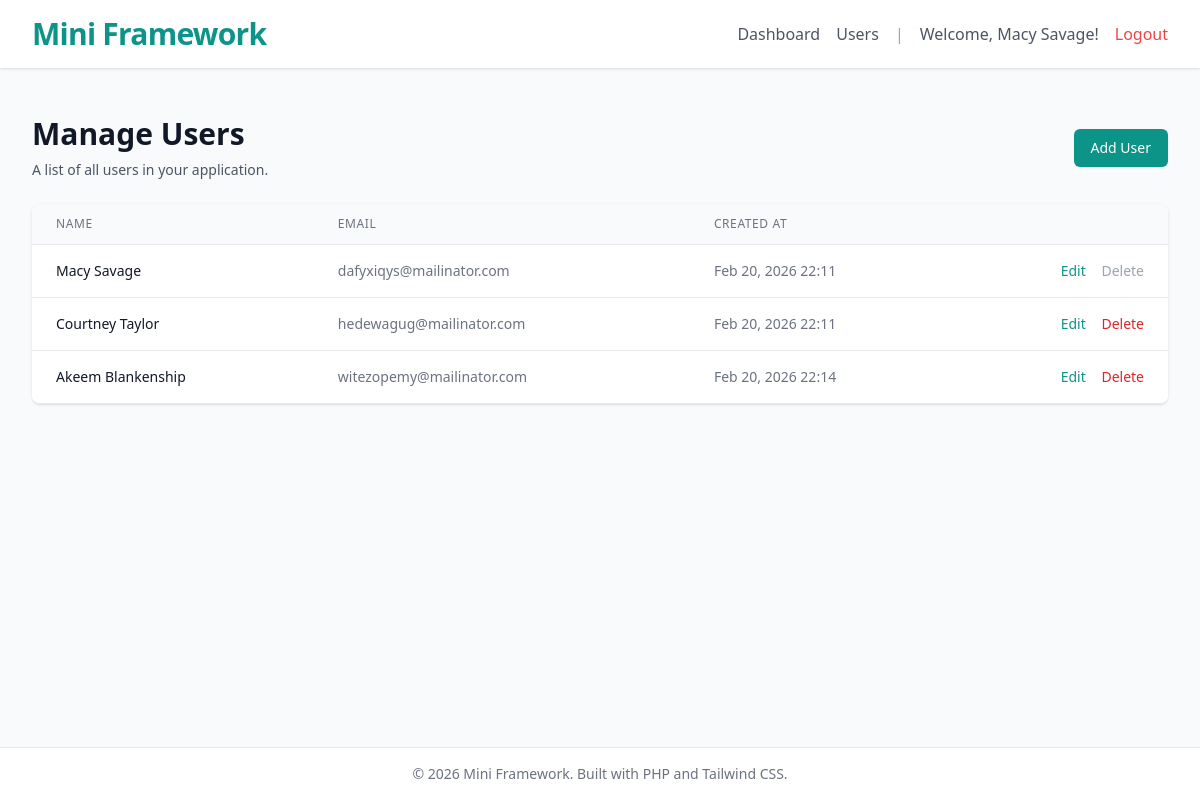
The page /users (signed in) on the database as committed earlier.
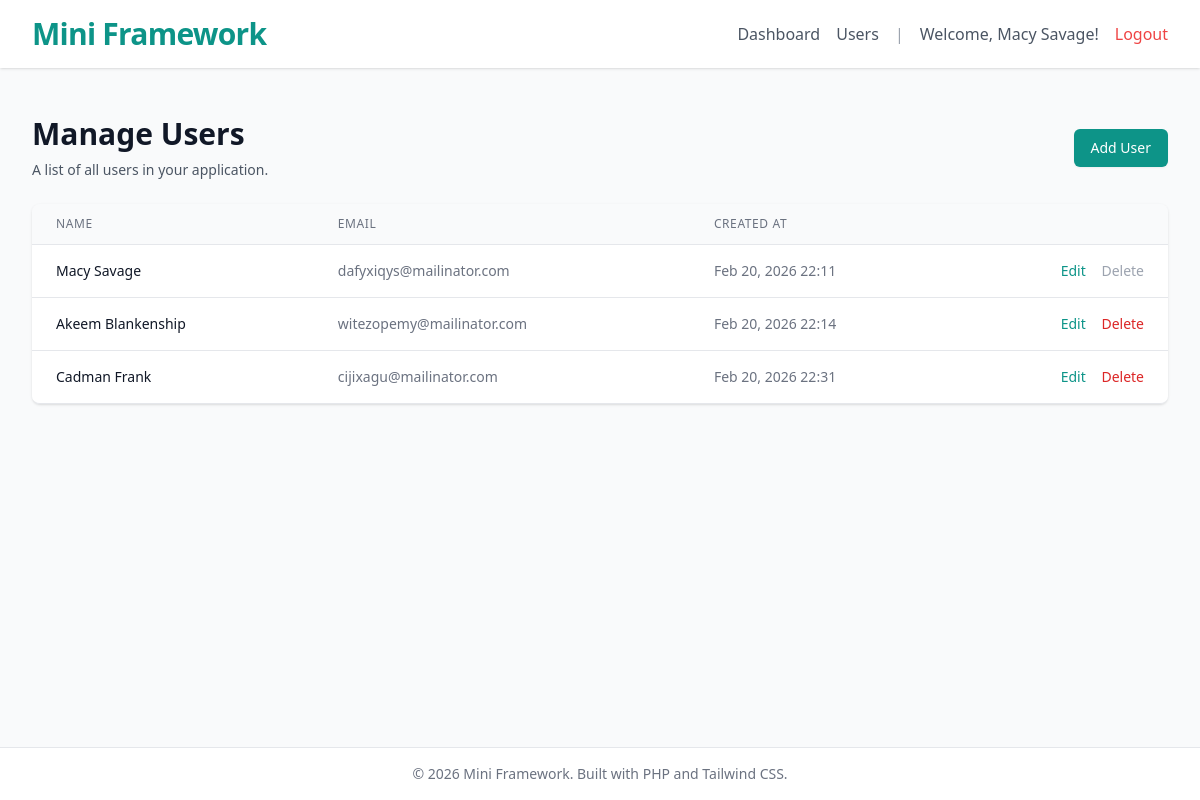
The same page on the database as committed later.
### tables this page shows
CREATE TABLE users (
        id INTEGER PRIMARY KEY AUTOINCREMENT,
        name TEXT NOT NULL,
        email TEXT UNIQUE NOT NULL,
        password TEXT NOT NULL,
        created_at DATETIME DEFAULT CURRENT_TIMESTAMP,
        updated_at DATETIME DEFAULT CURRENT_TIMESTAMP
    );

### app/Controllers/UserController.php (called while the page is built, shortened)
<?php
class UserController extends Controller
{
    private User $userModel;
    public function __construct()
    {
        $this->userModel = new User();
    }
    public function index()
    {
        $users = $this->userModel->all();
        $this->view('users/index', [
            'title' => 'Manage Users',
            'users' => $users
        ]);
    }
}

### public/index.php (called while the page is built, shortened)
<?php
$router = new Router();
$uri = parse_url($_SERVER['REQUEST_URI'])['path'];
$method = $_SERVER['REQUEST_METHOD'];
$router->dispatch($uri, $method);

### config/database.php (called while the page is built, shortened)
<?php
return [
    'connection' => 'sqlite',
    'host' => '127.0.0.1',
    'port' => '3306',
    'database' => __DIR__ . '/../database/database.sqlite',
    'username' => 'root',
    'password' => '',
    'options' => [
        PDO::ATTR_ERRMODE => PDO::ERRMODE_EXCEPTION,
        PDO::ATTR_DEFAULT_FETCH_MODE => PDO::FETCH_ASSOC,
        PDO::ATTR_EMULATE_PREPARES => false,
    ]
];

### app/Core/Database.php (called while the page is built, shortened)
<?php
class Database
{
    private static ?PDO $connection = null;
    public static function connect(): PDO
    {
        if (self::$connection === null) {
            $config = require __DIR__ . '/../../config/database.php';
            try {
                $dsn = $config['connection'] === 'sqlite'
                    ? "sqlite:{$config['database']}"
                    : "{$config['connection']}:host={$config['host']};port={$config['port']};dbname={$config['database']}";
                self::$connection = new PDO($dsn, $config['username'], $config['password'], $config['options']);
            } catch (PDOException $e) {
                die("Could not connect to the database. Please check your configuration. Error: " . $e->getMessage());
            }
        }
        return self::$connection;
    }
}

### app/Core/Model.php (called while the page is built, shortened)
<?php
abstract class Model
{
    protected ?PDO $db;
    protected string $table;
    public function __construct()
    {
        $this->db = Database::connect();
    }
    public function all(): array
    {
        $stmt = $this->db->prepare("SELECT * FROM {$this->table}");
        $stmt->execute();
        return $stmt->fetchAll(PDO::FETCH_ASSOC);
    }
}

### views/users/index.php (the view, shortened to what this page needs)
<div class="py-6 sm:px-0">
    <div class="mb-6 flex justify-between items-center">
        <div>
            <h2 class="text-3xl font-extrabold text-gray-900">Manage Users</h2>
            <p class="mt-2 text-sm text-gray-600">A list of all users in your application.</p>
        </div>
        <a href="/users/create" class="inline-flex items-center justify-center px-4 py-2 border border-transparent text-sm font-medium rounded-md shadow-sm text-white bg-primary hover:bg-secondary focus:outline-none focus:ring-2 focus:ring-offset-2 focus:ring-primary transition">
            Add User
        </a>
    </div>
    <div class="flex flex-col">
        <div class="-my-2 overflow-x-auto sm:-mx-6 lg:-mx-8">
            <div class="py-2 align-middle inline-block min-w-full sm:px-6 lg:px-8">
                <div class="shadow overflow-hidden border-b border-gray-200 sm:rounded-lg">
                    <table class="min-w-full divide-y divide-gray-200">
                        <thead class="bg-gray-50">
                            <tr>
                                <th scope="col" class="px-6 py-3 text-left text-xs font-medium text-gray-500 uppercase tracking-wider">
                                    Name
                                </th>
                                <th scope="col" class="px-6 py-3 text-left text-xs font-medium text-gray-500 uppercase tracking-wider">
                                    Email
                                </th>
                                <th scope="col" class="px-6 py-3 text-left text-xs font-medium text-gray-500 uppercase tracking-wider">
                                    Created At
                                </th>
                                <th scope="col" class="relative px-6 py-3">
                                </th>
                            </tr>
                        </thead>
                        <tbody class="bg-white divide-y divide-gray-200">
                            <?php foreach ($users as $user): ?>
                                <tr>
                                    <td class="px-6 py-4 whitespace-nowrap text-sm font-medium text-gray-900">
                                        <?= htmlspecialchars($user['name']) ?>
                                    </td>
                                    <td class="px-6 py-4 whitespace-nowrap text-sm text-gray-500">
                                        <?= htmlspecialchars($user['email']) ?>
                                    </td>
                                    <td class="px-6 py-4 whitespace-nowrap text-sm text-gray-500">
                                        <?= htmlspecialchars(date('M j, Y H:i', strtotime($user['created_at']))) ?>
                                    </td>
                                    <td class="px-6 py-4 whitespace-nowrap text-right text-sm font-medium">
                                        <a href="/users/<?= $user['id'] ?>/edit" class="text-primary hover:text-secondary mr-3 text-medium">Edit</a>
                                        <?php if ($user['id'] !== $_SESSION['user_id']): ?>
                                            <form action="/users/<?= $user['id'] ?>/delete" method="POST" class="inline" onsubmit="return confirm('Are you sure you want to delete this user?');">
                                                <button type="submit" class="text-red-600 hover:text-red-900 font-medium">Delete</button>
                                            </form>
                                        <?php else: ?>
                                            <span class="text-gray-400 cursor-not-allowed">Delete</span>
                                        <?php endif; ?>
                                    </td>
                                </tr>
                            <?php endforeach; ?>
                        </tbody>
                    </table>
                </div>
            </div>
        </div>
    </div>
</div>
<?php
$content = ob_get_clean();
require __DIR__ . '/../../views/layout.php';
?>

### app/Core/Router.php (shortened to what this page needs)
<?php
class Router
{
    private array $routes = [];
    private function addRoute(string $method, string $uri, array|callable $action): void
    {
        $this->routes[] = compact('method', 'uri', 'action');
    }
    public function dispatch(string $uri, string $requestMethod): mixed
    {
        foreach ($this->routes as $route) {
            $pattern = "#^" . $route['uri'] . "$#";
            if ($route['method'] === $requestMethod && preg_match($pattern, $uri, $matches)) {
                array_shift($matches);
                $action = $route['action'];
                if (is_array($action)) {
                    [$class, $method] = $action;
                    if (class_exists($class)) {
                        $controller = new $class();
                        if (method_exists($controller, $method)) {
                            return call_user_func_array([$controller, $method], $matches);
                        }
                    }
                }
            }
        }
        return $this->abort();
    }
}

### app/Core/Controller.php (shortened to what this page needs)
<?php
class Controller
{
    protected function view(string $name, array $data = []): void
    {
        extract($data);
        $viewPath = __DIR__ . "/../../views/{$name}.php";
        if (file_exists($viewPath)) {
            require $viewPath;
        } else {
            echo "View [{$name}] not found.";
        }
    }
}

### views/layout.php (shortened to what this page needs)
<!DOCTYPE html>
<html lang="en">
<head>
    <script src="https://cdn.tailwindcss.com"></script>
</head>
<body class="bg-gray-50 text-gray-800 font-sans antialiased">
    <div class="min-h-screen flex flex-col">
        <header class="bg-white shadow">
            <div class="max-w-7xl mx-auto py-4 px-4 sm:px-6 lg:px-8 flex justify-between items-center">
                <a href="/" class="text-3xl font-bold tracking-tight text-primary hover:text-secondary transition">Mini Framework</a>
                <nav class="flex space-x-4">
                    <?php if (isset($_SESSION['user_id'])): ?>
                        <a href="/dashboard" class="text-gray-600 hover:text-gray-900 font-medium self-center">Dashboard</a>
                        <a href="/users" class="text-gray-600 hover:text-gray-900 font-medium self-center">Users</a>
                        <span class="text-gray-400 self-center">|</span>
                        <span class="text-gray-600 self-center">Welcome, <?= htmlspecialchars($_SESSION['user_name']) ?>!</span>
                        <form action="/logout" method="POST" class="inline">
                            <button type="submit" class="text-red-500 hover:text-red-700 font-medium">Logout</button>
                        </form>
                    <?php else: ?>
                        <a href="/login" class="text-gray-600 hover:text-gray-900 font-medium">Login</a>
                        <a href="/register" class="bg-primary text-white px-3 py-1 rounded hover:bg-secondary font-medium transition">Register</a>
                    <?php endif; ?>
                </nav>
            </div>
        </header>
        <main class="flex-grow">
            <div class="max-w-7xl mx-auto py-6 sm:px-6 lg:px-8">
                <?= $content ?? '' ?>
            </div>
        </main>
        <footer class="bg-white border-t border-gray-200 mt-auto">
            <div class="max-w-7xl mx-auto py-4 px-4 sm:px-6 lg:px-8 text-center text-sm text-gray-500">
                &copy; <?= date('Y') ?> Mini Framework. Built with PHP and Tailwind CSS.
            </div>
        </footer>
    </div>
</body>
</html>

Rows that differ between the two databases and show on the page:
removed users: name "Courtney Taylor", email "hedewagug@mailinator.com", created_at "Feb 20, 2026 22:11"
added users: name "Cadman Frank", email "cijixagu@mailinator.com", created_at "Feb 20, 2026 22:31"
